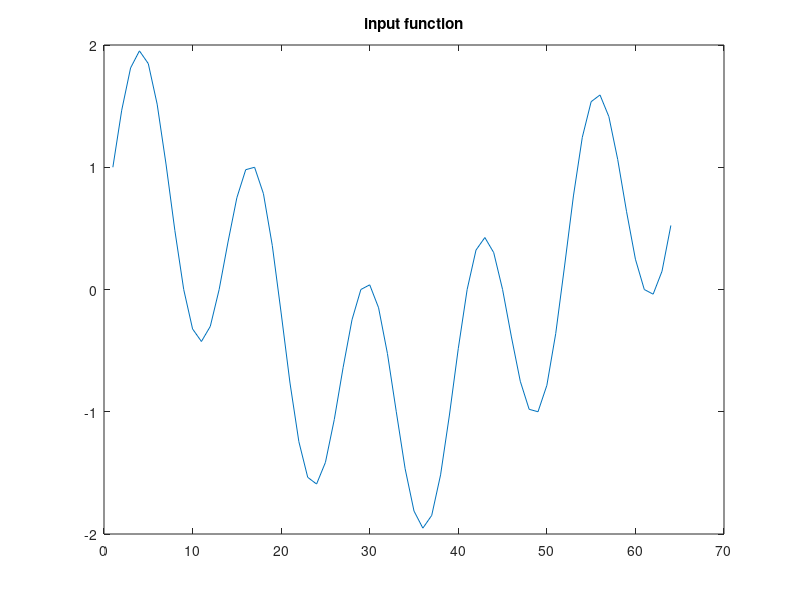
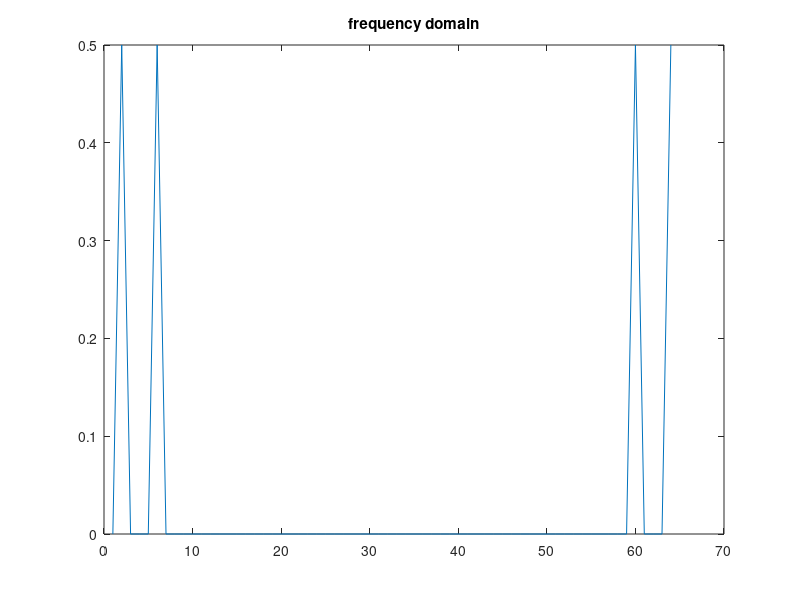

Source code (MATLAB) for these figures, in order: (Note: this script raises an error after producing the figures.)
clear all;
clc;
close all;

N = 64;
input_data = zeros(1,N);
for n = 0 : N-1
input_data(n+1) = cos((2*pi/N)*n) + sin((2*pi*5/N)*n);
end

figure
plot (input_data);
title('input function');

freq_domain = fft(input_data);
disp(freq_domain);
freq_domain_real = abs(freq_domain/N);

figure
plot (freq_domain_real);
title('frequency domain');

fileID = fopen('~/C++Workspace/FFT/input_data.txt', 'w');
fprintf(fileID, '%d\n',input_data);
fclose(fileID);

input_comp = zeros(1,N);
for n = 0 : N-1
input_comp(n+1) = exp(1i*2*pi*n/N);
end
fileID2 = fopen('~/C++Workspace/FFT/input_comp.txt', 'w');
fmt='%.4f %.4f \n';
fprintf(fileID2, fmt, [real(input_comp); imag(input_comp)]);
fclose(fileID2);

